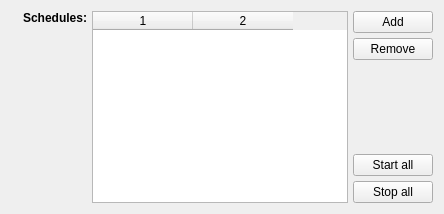
          <widget class="QWidget" name="layoutWidget">
           <layout class="QVBoxLayout">
            <item>
             <layout class="QHBoxLayout" name="horizontalLayout_2">
              <property name="spacing">
               <number>5</number>
              </property>
              <item>
               <layout class="QVBoxLayout" name="verticalLayout_3">
                <item>
                 <layout class="QHBoxLayout" name="horizontalLayout_3">
                  <item>
                   <widget class="QLabel" name="label_12">
                    <property name="text">
                     <string/>
                    </property>
                    <property name="pixmap">
                     <pixmap resource="resources.qrc">:/new/prefix1/images/scheduler16.png</pixmap>
                    </property>
                   </widget>
                  </item>
                  <item>
                   <widget class="QLabel" name="label_13">
                    <property name="text">
                     <string>&lt;b&gt;Schedules:&lt;/b&gt;</string>
                    </property>
                   </widget>
                  </item>
                 </layout>
                </item>
                <item>
                 <spacer name="verticalSpacer_2">
                  <property name="orientation">
                   <enum>Qt::Vertical</enum>
                  </property>
                  <property name="sizeHint" stdset="0">
                   <size>
                    <width>20</width>
                    <height>40</height>
                   </size>
                  </property>
                 </spacer>
                </item>
               </layout>
              </item>
              <item>
               <widget class="QTableWidget" name="tw_schedules">
                <property name="statusTip">
                 <string>List of schedules</string>
                </property>
                <property name="editTriggers">
                 <set>QAbstractItemView::EditKeyPressed</set>
                </property>
                <property name="showGrid">
                 <bool>false</bool>
                </property>
                <property name="columnCount">
                 <number>2</number>
                </property>
                <column/>
                <column/>
               </widget>
              </item>
              <item>
               <layout class="QVBoxLayout" name="verticalLayout_2">
                <property name="spacing">
                 <number>5</number>
                </property>
                <item>
                 <widget class="QPushButton" name="add_schedule">
                  <property name="statusTip">
                   <string>Add a schedule</string>
                  </property>
                  <property name="text">
                   <string>Add</string>
                  </property>
                  <property name="icon">
                   <iconset resource="resources.qrc">
                    <normaloff>:/new/prefix1/images/add.png</normaloff>:/new/prefix1/images/add.png</iconset>
                  </property>
                 </widget>
                </item>
                <item>
                 <widget class="QPushButton" name="remove_schedule">
                  <property name="statusTip">
                   <string>Remove the current schedule</string>
                  </property>
                  <property name="text">
                   <string>Remove</string>
                  </property>
                  <property name="icon">
                   <iconset resource="resources.qrc">
                    <normaloff>:/new/prefix1/images/remove.png</normaloff>:/new/prefix1/images/remove.png</iconset>
                  </property>
                 </widget>
                </item>
                <item>
                 <spacer name="verticalSpacer">
                  <property name="orientation">
                   <enum>Qt::Vertical</enum>
                  </property>
                  <property name="sizeHint" stdset="0">
                   <size>
                    <width>20</width>
                    <height>40</height>
                   </size>
                  </property>
                 </spacer>
                </item>
                <item>
                 <widget class="QPushButton" name="startall_schedules">
                  <property name="statusTip">
                   <string>Start all schedules</string>
                  </property>
                  <property name="text">
                   <string>Start all</string>
                  </property>
                 </widget>
                </item>
                <item>
                 <widget class="QPushButton" name="stopall_schedules">
                  <property name="statusTip">
                   <string>Stop all schedules</string>
                  </property>
                  <property name="text">
                   <string>Stop all</string>
                  </property>
                 </widget>
                </item>
               </layout>
              </item>
             </layout>
            </item>
           </layout>
          </widget>
